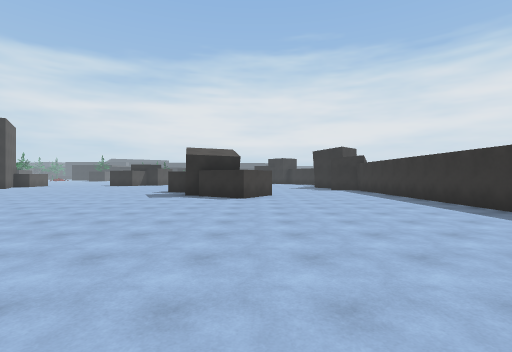
View 1 (above)

23 first-person views from a walk through a scene from a Unity 3-D project. The camera is 1.5 m above the floor, looks level and sees 85° across. The floor is counted in squares, 2 m on a side. Each view is taken from the middle of a square. On the plan, view 1 faces up. The plan holds only what a view shows up to about 10 squares ahead; the rest is blank. The place goes on beyond the plan. The player is left out. Some animated figures are left out.

View 2
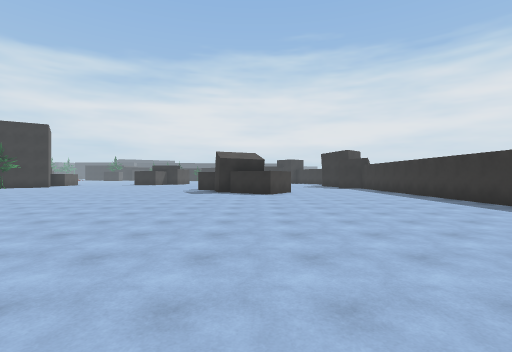

View 3
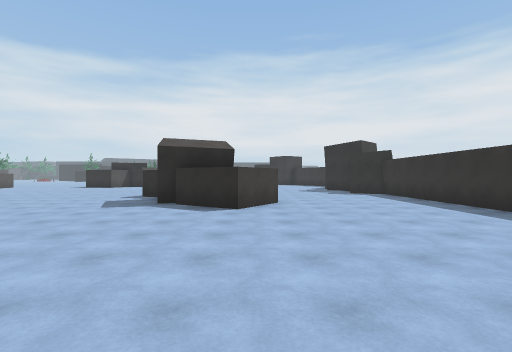

View 4
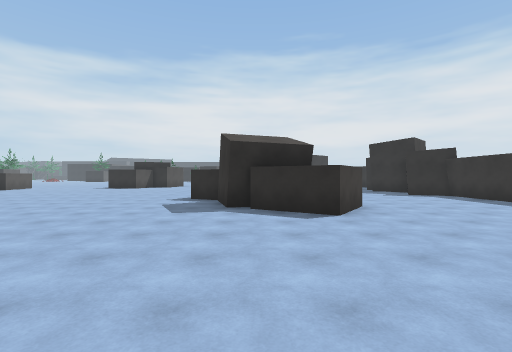

View 5
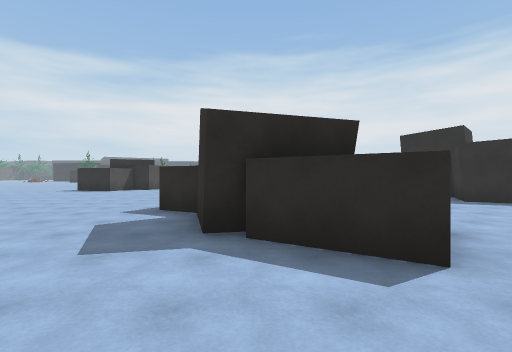

View 6
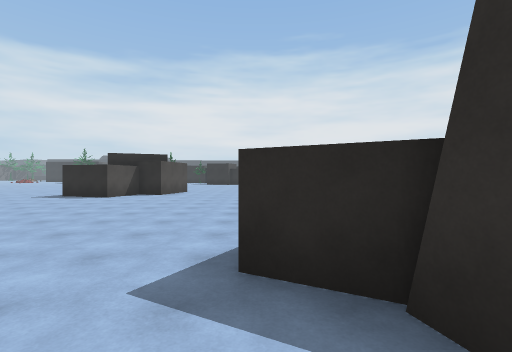

View 7
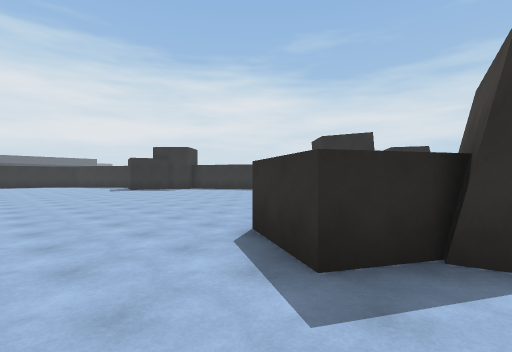

View 8
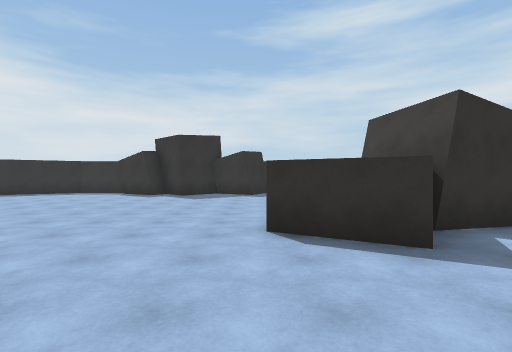

View 9
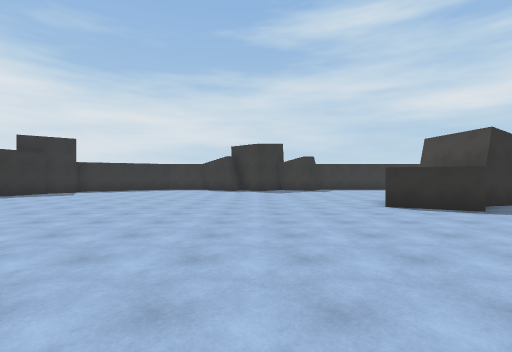

View 10
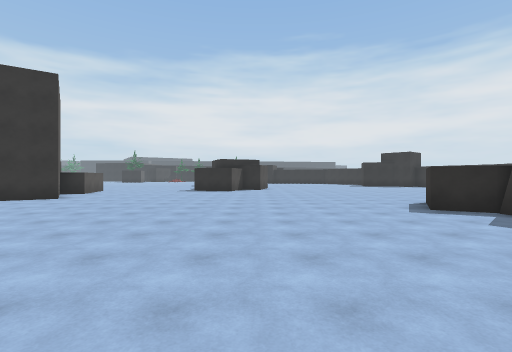

View 11
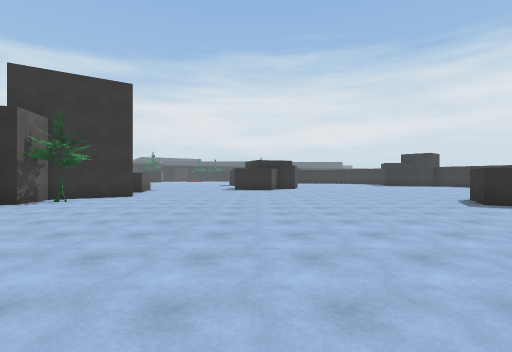

View 12
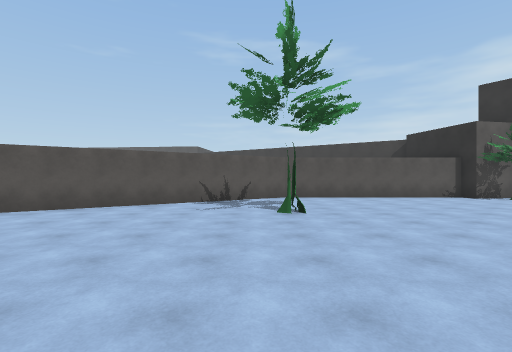

View 13
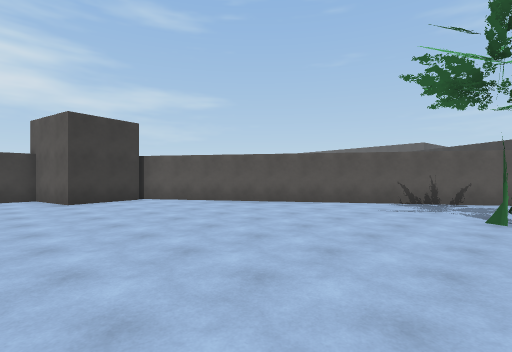

View 14
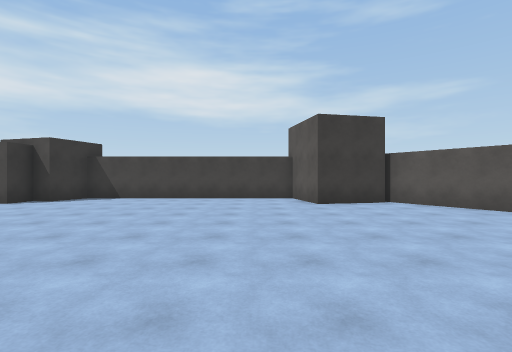

View 15
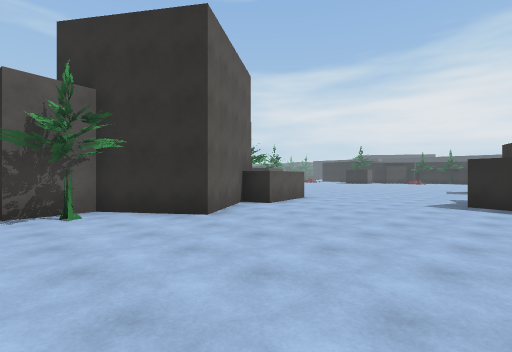

View 16
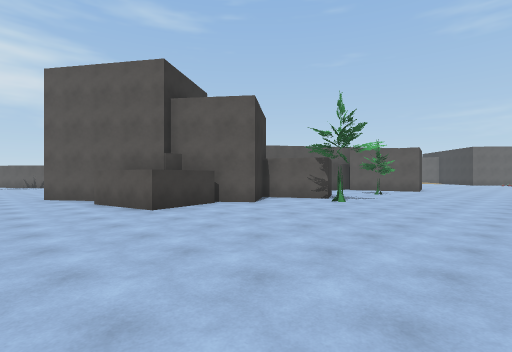

View 17
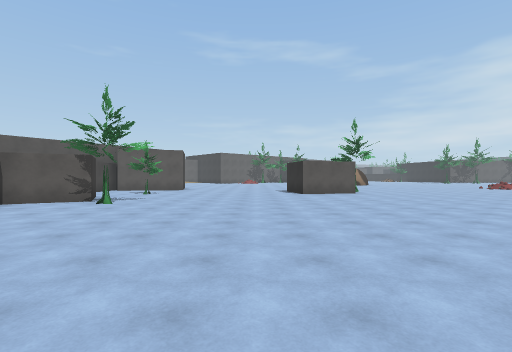

View 18
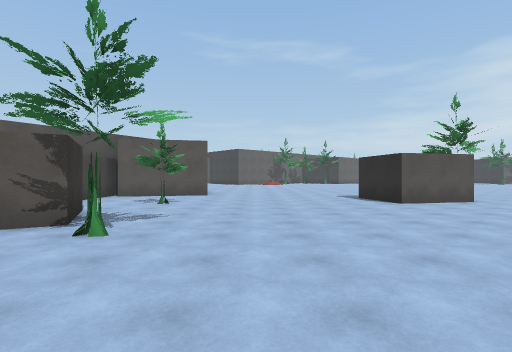

View 19
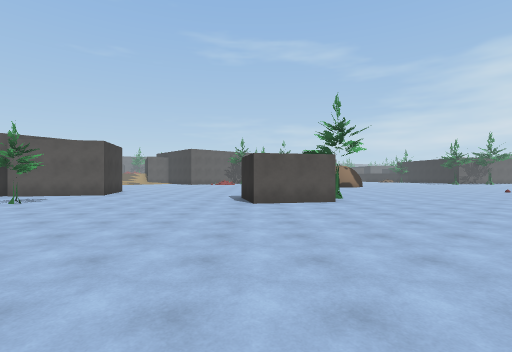

View 20
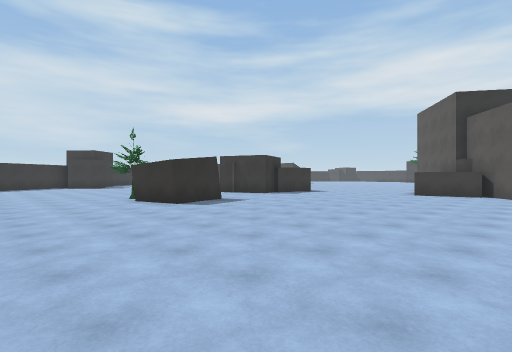

View 21
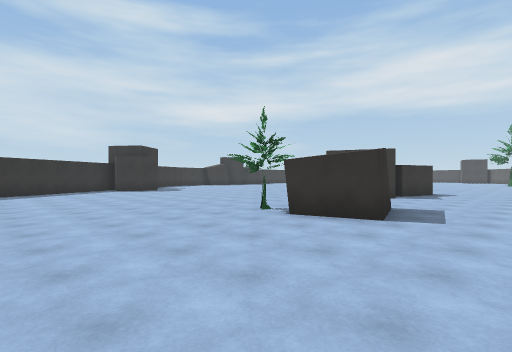

View 22
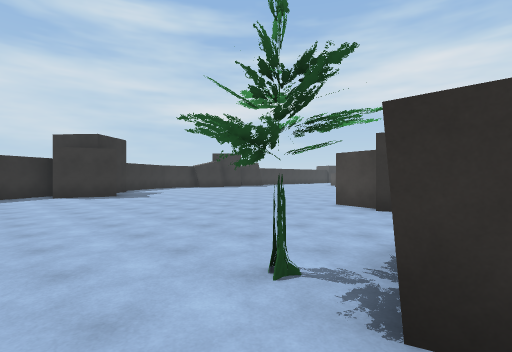

View 23
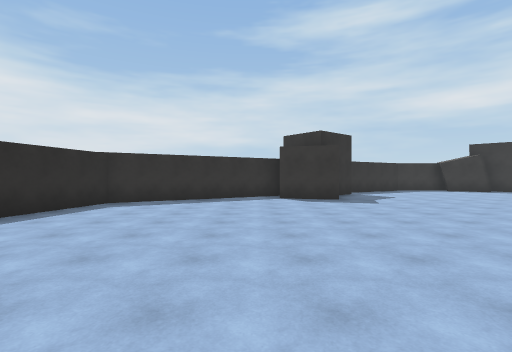

### Floor plan
Points are (right, up) in squares from view 1. A wall is a line through its corners. A room is listed if a view was taken in it or the views show most of it. See-through windows are left out.
Room 1 (views 1, 2, 3, 4, 5, 6, 7, 8, 9, 10, 11, 12, 13, 14, 15, 16, 17, 18, 19, 20, 21, 22, 23)
walls: (-9.2, 20.7) (-11.2, 21.3); (-8.5, 24.6) (-7.3, 24.3); (-11.6, 27.2) (-12.2, 29.2) (-10.5, 29.7); (-17.7, 20.7) (-15.7, 21.1) (-15.2, 18.7) (-16.1, 18.5) (-14.5, 16.2) (-16.5, 14.8) (-16.4, 13.9); (-16.8, 13.2) (-16.8, 7) (-10.8, -2.2); (-2, 10.7) (-2.7, 10.5) (-3.1, 12.4) (-2.9, 12.5) (-4.1, 13.2) (-3.2, 14.9); (-0.2, 27.3) (0.4, 29.3); (0.7, 11) (-0.4, 9.3) (-2.2, 10.4); (-23.1, 21.2) (-21.3, 22.1) (-20.2, 20.1) (-18.6, 21.3) (-17.7, 20.1); (1.5, 29.3) (-1.3, 34.1) (-4, 34.6); (5.2, 14.7) (4.1, 15.3) (4.9, 16.7); (-27.1, 19.6) (-25.6, 19.6); (5.3, 4.9) (5.3, 14); (-25.1, 31.3) (-24.6, 28.9) (-26.5, 28.5); (-10.7, -1.9) (-8.7, -1.5) (-8.2, -3.4) (-1.3, -3.4) (-1, -2.2) (-0.3, -2.4) (-0.3, -1.4)
objects: tree (-26, 32); tree (-24, 23); tree (-21, 23); tree (-16, 14); tree (-13, 7); tree (-10, 30)

Where each view was taken, in squares from view 1:
view 1: 0 up, 0 right, facing up
view 2: 2 down, 1 left, facing up
view 3: 3 up, 0 right, facing up
view 4: 4 up, 2 left, facing up
view 5: 7 up, 2 left, facing up
view 6: 11 up, 4 left, facing up
view 7: 12 up, 6 left, facing up-right
view 8: 15 up, 7 left, facing right
view 9: 18 up, 10 left, facing right
view 10: 7 up, 8 left, facing up
view 11: 6 up, 10 left, facing up
view 12: 6 up, 7 left, facing left
view 13: 7 up, 7 left, facing down-left
view 14: 6 up, 7 left, facing down
view 15: 13 up, 10 left, facing up-left
view 16: 27 up, 13 left, facing down-left
view 17: 27 up, 13 left, facing left
view 18: 25 up, 17 left, facing left
view 19: 29 up, 17 left, facing left
view 20: 33 up, 19 left, facing down-right
view 21: 34 up, 14 left, facing down-right
view 22: 31 up, 11 left, facing down-right
view 23: 30 up, 9 left, facing right
